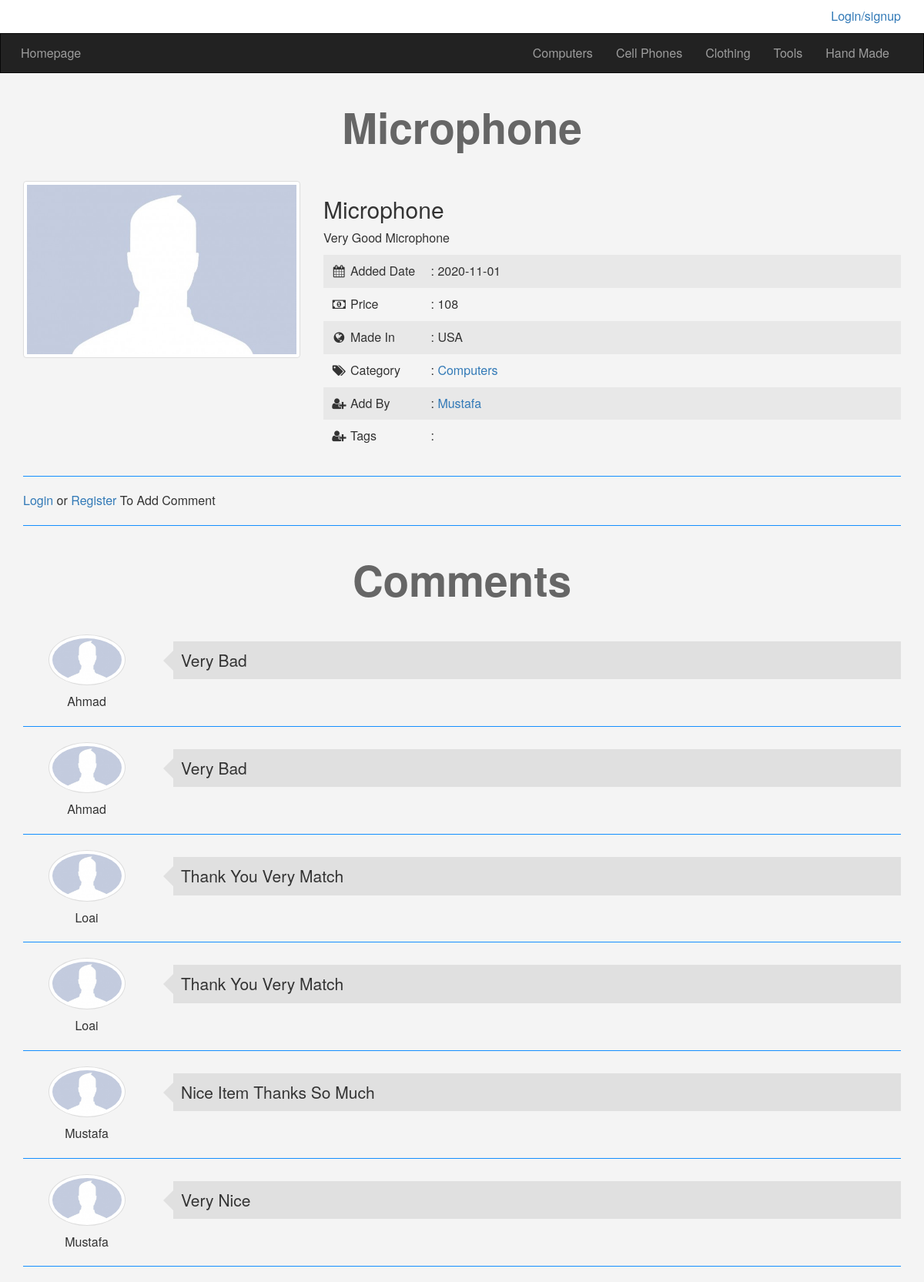
Screenshot of /items.php?itemid=9 with the database file from the repository.
### tables this page shows
CREATE TABLE `categories` (
  `ID` int(11) NOT NULL,
  `Name` varchar(255) NOT NULL,
  `Description` text NOT NULL,
  `Parent` int(11) NOT NULL,
  `Ordering` int(11) DEFAULT NULL,
  `Visibility` tinyint(4) NOT NULL DEFAULT 0,
  `Allow_Comment` tinyint(4) NOT NULL DEFAULT 0,
  `Allow_Ads` tinyint(4) NOT NULL DEFAULT 0
);

CREATE TABLE `items` (
  `Item_ID` int(11) NOT NULL,
  `Name` varchar(255) NOT NULL,
  `Description` text NOT NULL,
  `Price` varchar(255) NOT NULL,
  `Add_Date` date NOT NULL,
  `Country_Made` varchar(255) NOT NULL,
  `Image` varchar(255) NOT NULL,
  `Status` varchar(255) NOT NULL,
  `Rating` smallint(6) NOT NULL,
  `Approve` tinyint(4) NOT NULL DEFAULT 0,
  `Cat_ID` int(11) NOT NULL,
  `Member_ID` int(11) NOT NULL,
  `tags` varchar(255) NOT NULL
);

CREATE TABLE `users` (
  `UserID` int(11) NOT NULL COMMENT 'To Identify User',
  `Username` varchar(255) NOT NULL COMMENT 'Username To Login',
  `Password` varchar(255) NOT NULL COMMENT 'Password To Login',
  `Email` varchar(255) NOT NULL,
  `FullName` varchar(255) NOT NULL,
  `GroupID` int(11) NOT NULL DEFAULT 0 COMMENT 'identify User Group',
  `TrustStatus` int(11) NOT NULL DEFAULT 0 COMMENT 'Seller Rank',
  `RegStatus` int(11) NOT NULL DEFAULT 0 COMMENT 'User Approval',
  `Date` date NOT NULL,
  `avatar` varchar(255) NOT NULL
);

CREATE TABLE `comments` (
  `c_id` int(11) NOT NULL,
  `comment` text NOT NULL,
  `status` tinyint(4) NOT NULL,
  `comment_date` date NOT NULL,
  `item_id` int(11) NOT NULL,
  `user_id` int(11) NOT NULL
);

### init.php (called while the page is built, shortened)
<?php
    include 'admin/connect.php';
    $tpl = "includes/templates/";
    $func = 'includes/functions/';
    $css = "layout/css/";
    include $func . 'function.php';
    include $tpl . 'header.php';

### includes/functions/function.php (called while the page is built, shortened)
<?php
function getCat() {
    global $con;
    $getcat = $con->prepare("SELECT * FROM categories WHERE Parent = 0 ORDER BY ID ASC");
    $getcat->execute();
    $cats = $getcat->fetchAll();
    return $cats;
}

### items.php (the view, shortened to what this page needs)
<?php
    include 'init.php';
    $itemid = isset($_GET['itemid']) && is_numeric($_GET['itemid']) ? $_GET['itemid'] : 0;
    $stmt = $con->prepare("SELECT
                                items.*, categories.Name AS category_name,
                                users.Username
                            FROM
                                items
                            INNER JOIN
                                categories
                            ON
                                categories.ID = items.Cat_ID
                            INNER JOIN
                                users
                            ON
                                users.UserID = items.Member_ID
                            WHERE
                                Item_ID = ?
                            And
                                Approve = 1");
    $stmt->execute(array($itemid));
    $count = $stmt->rowCount();
    if($count > 0){
        $item = $stmt->fetch();
?>
<h1 class="text-center"><?php echo $item['Name']; ?></h1>
<div class="container">
    <div class="row">
        <div class="col-md-4">
            <img class="img-responsive img-thumbnail center-block" src="p2.png" alt="" />
        </div>
        <div class="col-md-8 item-info">
            <h2><?php echo $item['Name']; ?></h2>
            <p><?php echo $item['Description']; ?></p>
            <ul class="list-unstyled">
                <li>
                    <i class="fa fa-calendar fa-fw"></i>
                    <span>Added Date</span> : <?php echo $item['Add_Date']; ?>
                </li>
                <li>
                    <i class="fa fa-money fa-fw"></i>
                    <span>Price</span> : <?php echo $item['Price']; ?>
                </li>
                <li>
                    <i class="fa fa-globe fa-fw"></i>
                    <span>Made In</span> : <?php echo $item['Country_Made']; ?>
                </li>
                <li>
                    <i class="fa fa-tags fa-fw"></i>
                    <span>Category</span> : <a href="categories.php?pageid=<?php echo $item['Cat_ID']?>"><?php echo $item['category_name']; ?></a>
                </li>
                <li>
                    <i class="fa fa-user-plus fa-fw"></i>
                    <span>Add By</span> : <a href="#"><?php echo $item['Username']; ?></a>
                </li>
                <li class="tags-items">
                    <i class="fa fa-user-plus fa-fw"></i>
                    <span>Tags</span> :
                </li>
            </ul>
        </div>
    </div>
    <hr>
    <?php if(isset($_SESSION['user'])) { ?>
    <div class="row">
            <div class="col-md-offset-3">
                <div class="add-comment">
                    <h3>Add Your Comment</h3>
                    <form action="<?php echo $_SERVER['PHP_SELF'] . '?itemid=' .$item['Item_ID'] ?>" method="POST">
                        <textarea resize="off" name="comment" required></textarea>
                        <input class="btn btn-primary" type="submit" value="Add Comment">
                    </form>
                    <?php
                        if($_SERVER['REQUEST_METHOD'] == 'POST'){
                            $comment    = filter_var($_POST['comment'], FILTER_SANITIZE_STRING);
                            $userid     = $_SESSION['uid'];
                            $itemid     = $item['Item_ID'];
                            if(! empty($comment)){
                                $stmt = $con->prepare("INSERT INTO
                                    comments(comment, status, comment_date, item_id, `user_id`)
                                    VALUE(:zcomment, 1, NOW(), :zitemid, :zuser)");
                                    $stmt->execute(array(
                                        'zcomment'  => $comment,
                                        'zitemid'   => $itemid,
                                        'zuser'     => $userid
                                    ));
                                    if($stmt) {
                                        echo '<div class="alert alert-success">Comment Added</div>';
                                    }
                            }else{
                            echo '<div class="alert alert-danger">Please Enter Your Comment</div>';
                        }
                        }
                    ?>
                </div>
            </div>
        </div>
    <?php }else{
        echo '<a href="login.php">Login</a> or <a Register href="login.php">Register</a> To Add Comment';
    } ?>
    <hr>
    <h1 class = "text-center">Comments</h1>
    <?php
            $stmt = $con->prepare("SELECT
                                    comments.*,
                                    users.Username AS Member
                                FROM
                                    comments
                                INNER JOIN
                                    items
                                ON
                                    items.Item_ID = comments.item_id
                                INNER JOIN
                                    users
                                ON
                                    users.UserID = comments.user_id
                                WHERE
                                    comments.item_id = ?
                                ORDER BY
                                    c_id DESC");
            $stmt->execute(array($item['Item_ID']));
            $comments = $stmt->fetchAll();
    ?>
    <?php foreach($comments as $comment) {?>
                <div id="comment" class="comment-box">
                    <div class="row">
                        <div class="col-sm-2 text-center">
                            <img class="img-responsive img-thumbnail img-circle center-block" src="p2.png" alt="" />
                            <?php echo $comment['Member']?>
                        </div>
                        <div class="col-sm-10">
                            <p class="lead">
                                <?php echo $comment['comment'] ?>
                            </p>
                        </div>
                    </div>
                </div>
                <hr>
        <?php }?>
</div>
<?php
    }else{
        echo '<div class="container">';
        $theMsg = '<div class="alert alert-danger">Ther\'s No Such ID Or This Item Waiting Approval</div>';
        redirectHome("$theMsg", 'back');
        echo '</div>';
    }
include $tpl . "footer.php";
?>

### includes/templates/header.php (shortened to what this page needs)
<!DOCTYPE html>
<html>
    <head>
        <link rel="stylesheet" href="<?php echo $css; ?>bootstrap.min.css" />
        <link rel="stylesheet" href="<?php echo $css; ?>font-awesome.min.css" />
        <link rel="stylesheet" href="<?php echo $css; ?>jquery-ui.css" />
        <link rel="stylesheet" href="<?php echo $css; ?>jquery.selectBoxIt.css" />
        <link rel="stylesheet" href="<?php echo $css; ?>frontend.css" />
    </head>
    <body>
    <div class="upper-bar">
        <div class="container">
            <?php
                if(isset($_SESSION['user'])) {?>
                    <div class="bor">
                        <div class="btn-group my-info">
                            <span class="btn btn-default dorpdown-taggle" data-toggle="dropdown">
                                <img class="img-thumbnail img-circle" src="Icon.png" alt="" />
                                <?php echo $sessionuser; ?>
                                <span class="caret"></span>
                                </span>
                                <ul class="dropdown-menu">
                                    <li><a href="profile.php">My Profile</a></li>
                                    <li><a href="newad.php">New Item</a></li>
                                    <li><a href="profile.php#my-ads">My Items</a></li>
                                    <li><a href="admin/index.php" target="_blank">Login As Admin</a></li>
                                    <li><a href="logout.php">Logout</a></li>
                                </ul>
                        </div>
                    </div>
                    <?php
                }else {
            ?>
            <a href="login.php">
                <span class="pull-right">Login/signup</span>
            </a>
                <?php } ?>
        </div>
    </div>
    <nav class="navbar navbar-inverse">
    <div class="container">
        <div class="navbar-header">
            <a class="navbar-brand" href="index.php">Homepage</a>
        </div>
        <div class="collapse navbar-collapse" id="app-nav">
            <ul class="nav navbar-nav navbar-right">
                <?php
                foreach(getCat() as $category){
                    echo
                    '<li>
                        <a href="categories.php?pageid=' . $category['ID'].'">
                        '. $category["Name"] . '
                        </a>
                    </li>';
                }
                ?>
            </ul>
        </div>
    </div>
</nav>

### layout/css/frontend.css (style rules this page uses)
body { background-color: #F4F4F4; font-size: 16px; }
h1 { font-size: 55px; margin: 40px 0; font-weight: bold; color: #666; }
.navbar { border-radius: 0; margin-bottom: 0; }
.nav>.li>.a, .navbar-brand { padding: 15px 12px; }
.navbar-brand { font-size: 1em; }
.upper-bar { padding: 10px; background-color: #FFF;; }
.item-info ul li { padding: 10px; }
.item-info ul li:nth-child(odd) { background-color: #e8e8e8; }
.item-info ul li span { display: inline-block; width: 100px; }
.comment-box { margin-bottom: 20px; }
.comment-box img { max-width: 100px; margin-bottom: 10px; }
.comment-box .lead { background-color: #E0E0E0; position: relative; padding: 10px; margin-top: 9px; }
.comment-box .lead:before { content: ""; width: 0; height: 0; border-width: 15px; border-style: solid; border-color:transparent #e0e0e0 transparent transparent; position: absolute; left: -28px; top: 10px; }
hr { margin-top: 20px; margin-bottom: 20px; border: 0; border-top: 1px solid #148fff; }

### rows the page displays
categories: Name "Computers"
categories: Name "Cell Phones"
categories: Name "Clothing"
categories: Name "Tools"
categories: Name "Hand Made"
items: Name "Microphone", Description "Very Good Microphone", Add_Date "2020-11-01", Price "108", Country_Made "USA", Cat_ID.Name "Computers", Member_ID.Username "Mustafa"
comments: user.Username "Ahmad", comment "Very Bad"
comments: user.Username "Ahmad", comment "Very Bad"
comments: user.Username "Loai", comment "Thank You Very Match"
comments: user.Username "Loai", comment "Thank You Very Match"
comments: user.Username "Mustafa", comment "Nice Item Thanks So Much"
comments: user.Username "Mustafa", comment "Very Nice"
